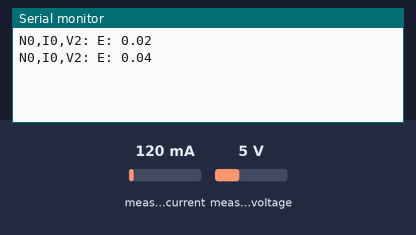
Recording of a sketch running on a simulated Arduino Leonardo, built with avr-gcc and run on an emulated ATmega32U4. Shown: the last lines printed to the serial monitor. The inputs (shaded band) are chosen by the test bench; at power-on: measured current 120 mA, measured voltage 5 V.

Above: at 7.2 s.
7.3 s: measured current set to 40 mA
At 13.2 s:
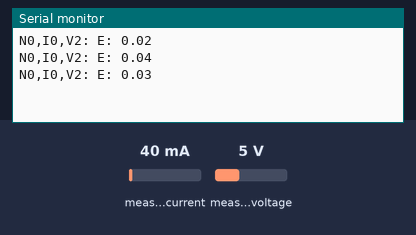
14.3 s: measured current set to 500 mA
At 19.2 s:
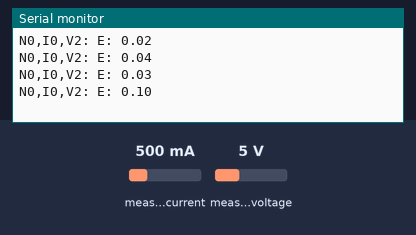
21.3 s: measured voltage set to 11.2 V
At 26.4 s:
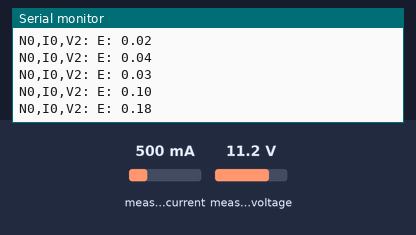
Timing chart, 0 to 27.9 s (numbered marks = the images above; inputs shaded):
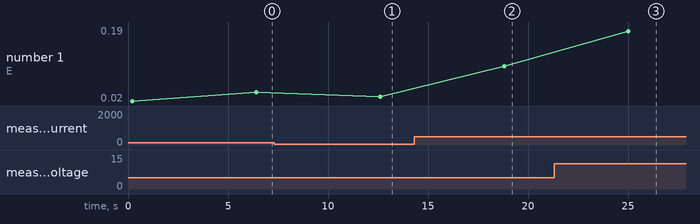

Measured:
- after the input at 7.3 s, the serial monitor: prints a new line after 5.3 s (image 1)
- after the input at 14.3 s, the serial monitor: prints a new line after 4.5 s (image 2)
- plotted number 1: 0.04 → 0.03 after the input at 7.3 s, 0.03 → 0.1 after the input at 14.3 s, 0.1 → 0.19 after the input at 21.3 s

The sketch:

arduino-energy-node.ino
```cpp
// (licence header left out)
#include <EmonLib.h>
#include <XBee.h>

EnergyMonitor emon;
XBee xbee = XBee();

uint8_t payload[42] = { 0 }; // XBee payload

// SH + SL Address of receiving XBee
XBeeAddress64 logger64 = XBeeAddress64(0x0013a200, 0x4092d77c);
ZBTxRequest loggerZbTx = ZBTxRequest(logger64, payload, sizeof(payload));
ZBTxStatusResponse loggerTxStatus = ZBTxStatusResponse();

// change node's number
char node = '0';

// change number of current sensor used (1 - 6)
const int sensors = 1;

// change voltage calibration number:
// 91.66 for 120VAC-12VAC, 183.33 for 240VAC-12VAC
const float calib120 = 91.66;
const float calib240 = 183.33;

// change it to specify voltage sensor pin
//                    S0  S1  S2  S3  S4  S5
int voltSensor[6] = { 2 , 8 , 8 , 8 , 8 , 8 };
float calib[6] = { calib240, calib240, calib240, calib240, calib240, calib240 };
const float phaseShift = 1.7;

const float currentCalib = 16.66;

const float wavelengths = 20;
const float timeout = 2000;

long interval = 6000; // interval at which to do something (milliseconds)

float lastPower = 0;
float presentPower = 0;

const int dataLength = 8; // length of data
const int dataNum = 5; // number of data inputs

void setup() {
  Serial.begin(115200); // start serial port
  xbee.begin(Serial); // initialize Xbee module
}

void loop() {
  char data[dataLength] = { 0 };
  float dataArray[dataNum] = { 0 };

  for (int i = 0; i < sensors; i++) {
    // configure sensors according to setup (above), don't change here
    emon.voltage(voltSensor[i], calib[i], phaseShift); // voltage: input pin, calibration, phase shift
    emon.current(i, currentCalib); // current: input pin, calibration

    // calculate values
    emon.calcVI(wavelengths, timeout); // no. of wavelengths, time-out

    // get values from sensors
    dataArray[0] = emon.realPower;
    dataArray[1] = emon.apparentPower;
    dataArray[2] = emon.Irms;
    dataArray[3] = emon.Vrms;

    // calculate energy
    presentPower = dataArray[0];
    dataArray[4] = ((presentPower + lastPower) / 2) * interval / 3600000;
    lastPower = presentPower;

    // print out the results
    Serial.print("N");
    Serial.print(node);
    Serial.print(",");
    Serial.print("I");
    Serial.print(i);
    Serial.print(",");
    Serial.print("V");
    Serial.print(voltSensor[i]);
    Serial.print(": ");
    emon.serialprint(); // print out all variables
    Serial.print("E: ");
    Serial.println(dataArray[4]);

    // convert floats to strings and add them to the payload
    for (int i = 0; i < 5; i++) {
      // dtostrf(floatVar, minStringWidthIncDecimalPoint, numVarsAfterDecimal, charBuf)
      dtostrf(dataArray[i], 1, 2, data);

      switch (i) {
        case 0: // real power
          add2payload(data, 0, 8); // data, position, length
          break;
        case 1: // apparent power
          add2payload(data, 8, 8);
          break;
        case 2: // current
          add2payload(data, 16, 8);
          break;
        case 3: // voltage
          add2payload(data, 24, 8);
          break;
        case 4: // power factor
          add2payload(data, 32, 8);
          break;
      }
    }

    // set node id and sensor number (don't change here)
    payload[40] = uint8_t(i);
    payload[41] = node;
    /*
    for (int x = 0; x < sizeof(payload); x++) {
      Serial.print(char(payload[x]));
    }
    Serial.println();
    */
    // send to datalogger
    //sendData(loggerZbTx, loggerTxStatus);
    // wait 5 secs before sending next sensor
    delay(interval);
  }
}

void add2payload(char *dataString, int pos, int length) {
  for (int i = pos; i < pos + length; i++, dataString++) {
    payload[i] = *dataString;
    //Serial.print(*dataString);
  }
  //Serial.println();
}

void sendData(ZBTxRequest ZbTx, ZBTxStatusResponse TxStatus) {
  Serial.print("Sending...");
  xbee.send(ZbTx);
  Serial.println(" ");

  // after sending a tx request, we expect a status response
  // wait up to half second for the status response
  if (xbee.readPacket(500)) {
    // got a response!

    // should be a znet tx status
    if (xbee.getResponse().getApiId() == ZB_TX_STATUS_RESPONSE) {
      xbee.getResponse().getZBTxStatusResponse(TxStatus);

      // get the delivery status, the fifth byte
      if (TxStatus.getDeliveryStatus() == SUCCESS) {
        // success. time to celebrate
        Serial.println("Received");
      } else {
        // the remote XBee did not receive our packet. is it powered on?
        Serial.println("Not received");
      }
    }
  } else if (xbee.getResponse().isError()) {
    Serial.print("Reading error: ");
    Serial.println(xbee.getResponse().getErrorCode());
  } else {
    // local XBee did not provide a timely TX Status Response -- should not happen
    Serial.println("Timeout");
  }
}
```
